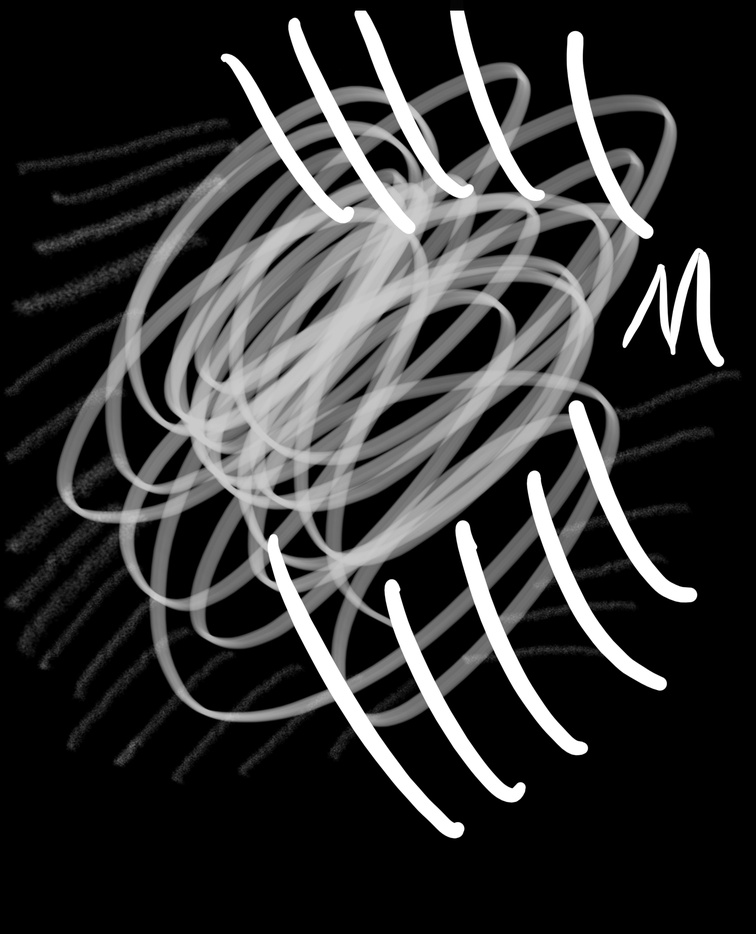
#> input picture opencv/Photos/4.jpeg, 756 x 934 px, shrunk from 1640 x 2026 before the run
$ python 4_Morphology.py
#> lines starting #> are read from the running program, lines starting #| are printed output that depends on the picture
import cv2 as cv

img = cv.imread('Photos/4.jpeg')
#> img is the input picture: shape (934, 756, 3); min 0, max 255, mean 50.6
cv.imshow('normal',img)

# 膨胀
dilated = cv.dilate(img,(3,3),iterations=3)
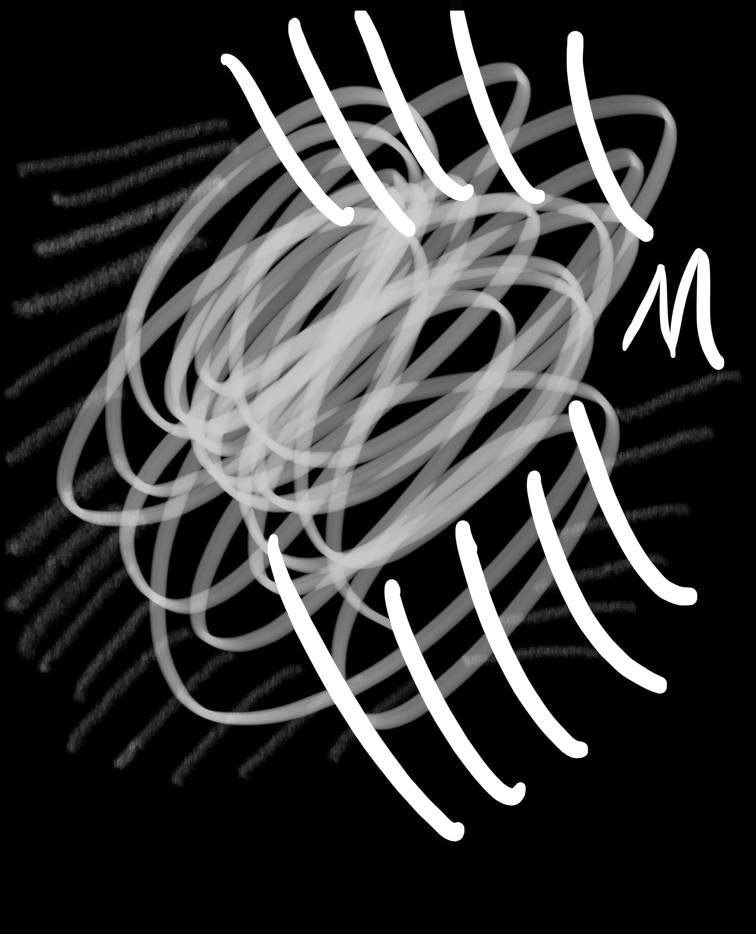
#> dilated: shape (934, 756, 3); min 0, max 255, mean 55.6
# cv.imshow('dilate',dilated)

# 侵蚀,让信息变少,interations表示重复执行的次数
eroded = cv.erode(img,(3,3),iterations=3)
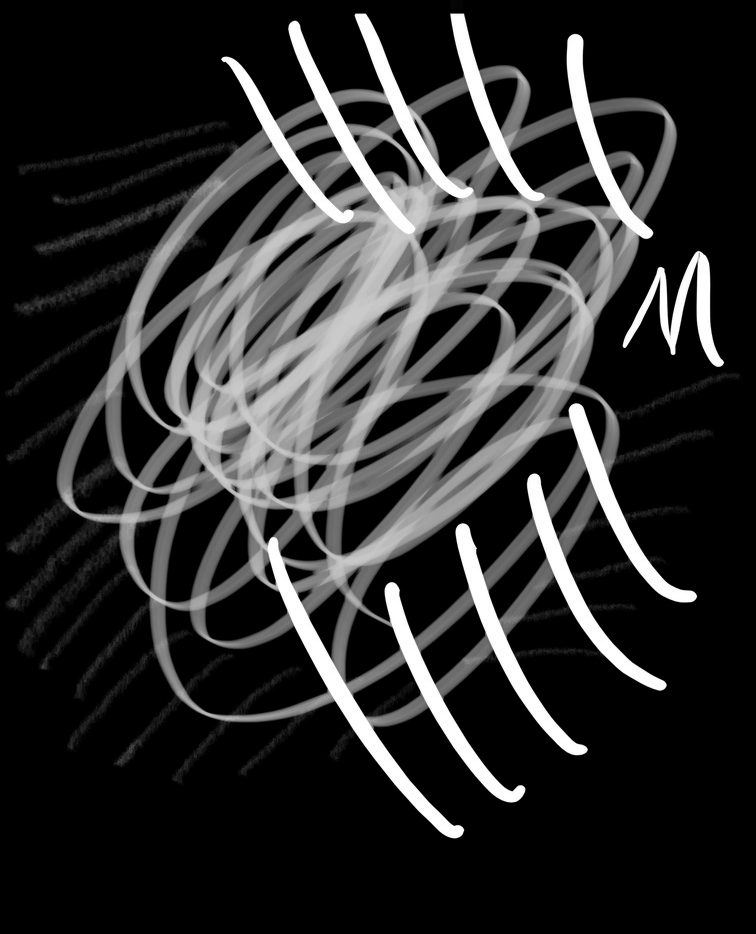
#> eroded: shape (934, 756, 3); min 0, max 255, mean 45.7
# cv.imshow('eroded',eroded)

# 开运算：先腐蚀再膨胀，用于去除微小噪点
opening = cv.morphologyEx(img,cv.MORPH_OPEN,(5,5))
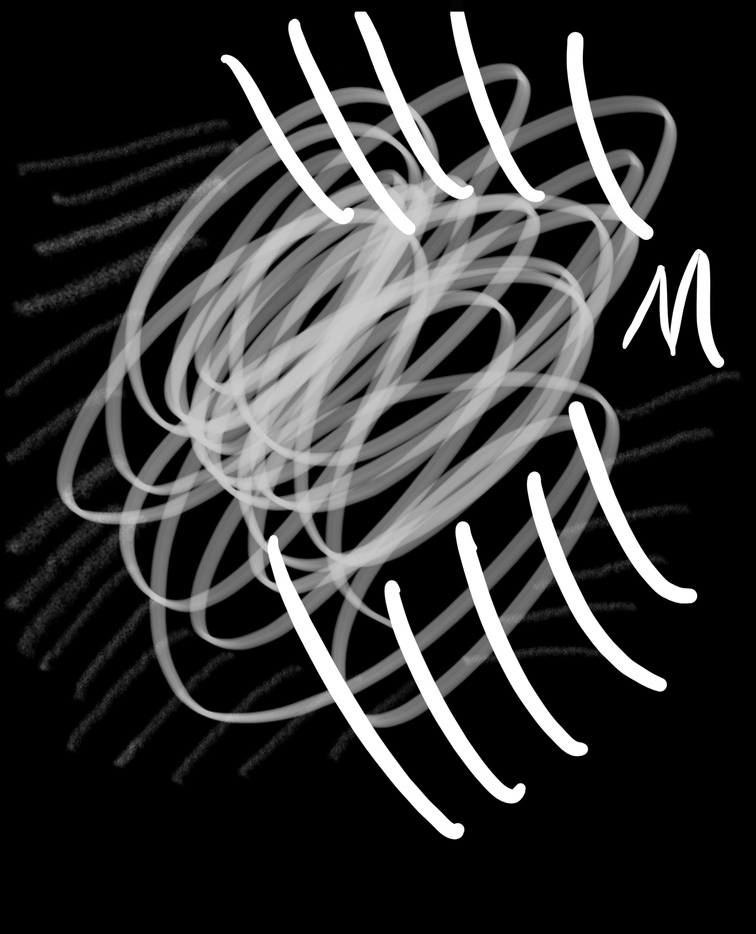
#> opening: shape (934, 756, 3); min 0, max 255, mean 50.5
# cv.imshow('opening',opening)

# 闭运算
closing = cv.morphologyEx (img,cv.MORPH_CLOSE,(5,5))
# cv.imshow('closing',closing)

# 梯度运算,可以得到边界信息
gradient = cv.morphologyEx(img,cv.MORPH_GRADIENT,(3,3))
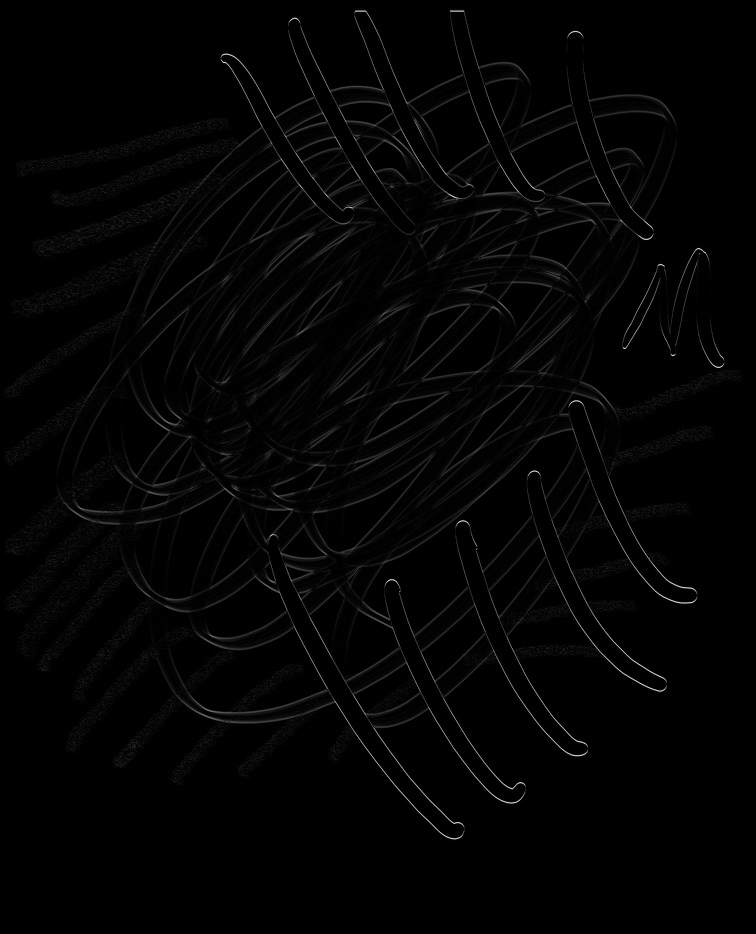
#> gradient: shape (934, 756, 3); min 0, max 215, mean 3.6
# cv.imshow('gradient',gradient)

# 礼帽,原图-开运算结果，保留噪点信息
tophat = cv.morphologyEx(img,cv.MORPH_TOPHAT,(3,3))
cv.imshow('tophat',tophat)

# 黑帽,闭运算-原图,保留轮廓
blackhat = cv.morphologyEx(img,cv.MORPH_BLACKHAT,(3,3))
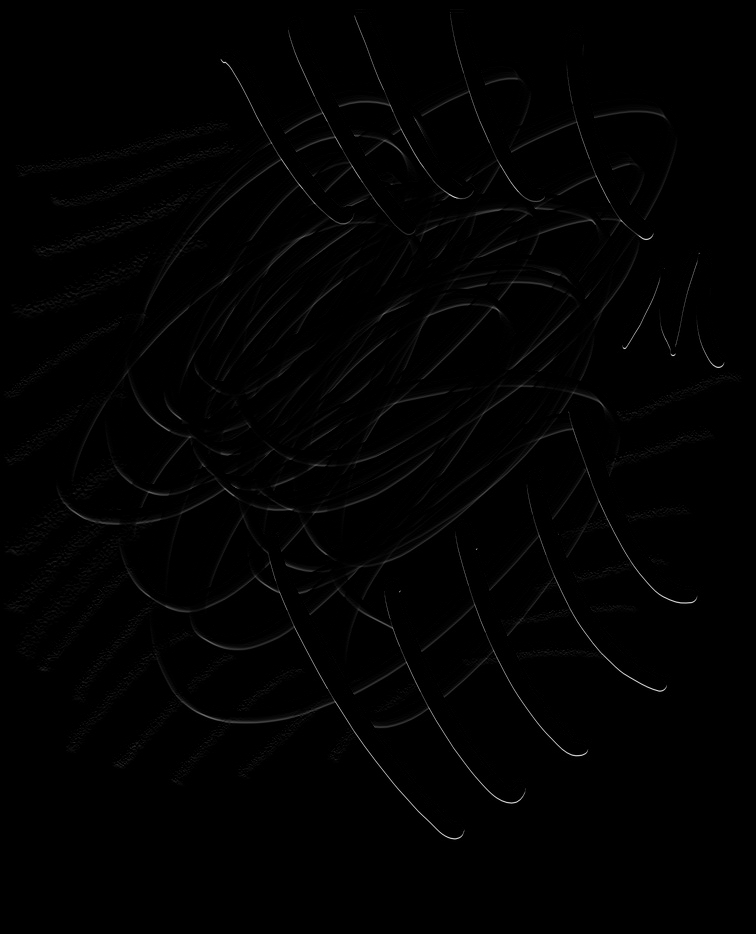
#> blackhat: shape (934, 756, 3); min 0, max 215, mean 1.8
cv.imshow('blackhat',blackhat)


cv.waitKey(0)
cv.destroyAllWindows()

$ run again, with opencv/Photos/2.jpeg copied over opencv/Photos/4.jpeg
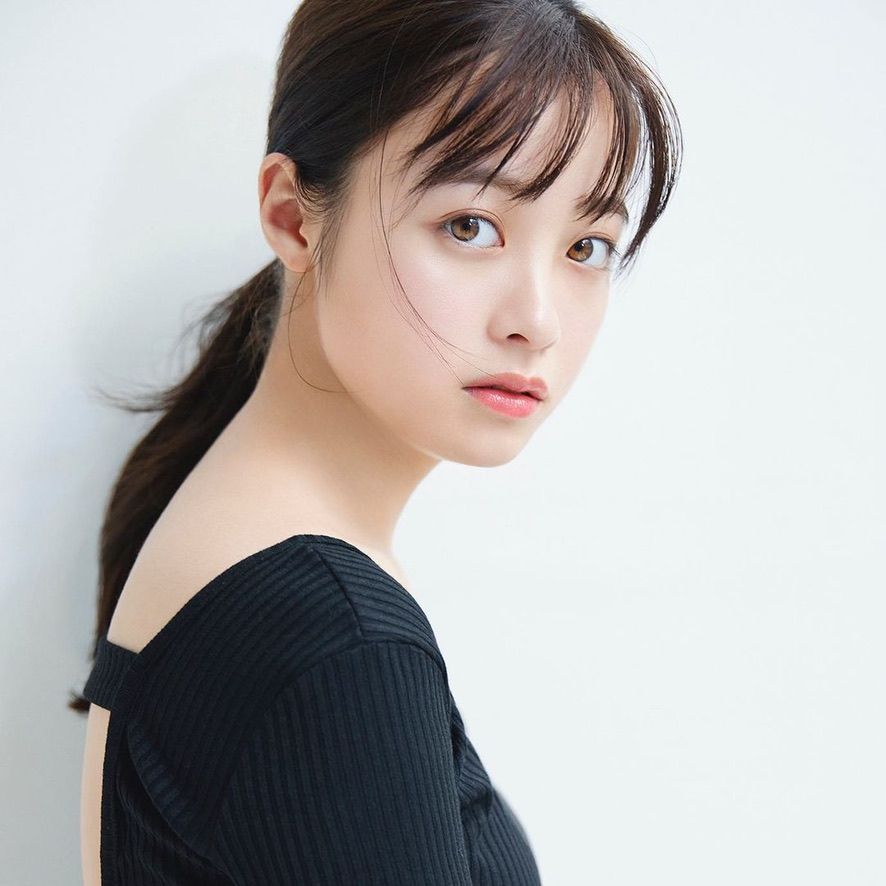
#> input picture opencv/Photos/2.jpeg, 886 x 886 px
#> img is the input picture: shape (886, 886, 3); mean B, G, R 175.9, 177.1, 179.4
#> `dilated = cv.dilate(img,(3,3),iterations=3)`:
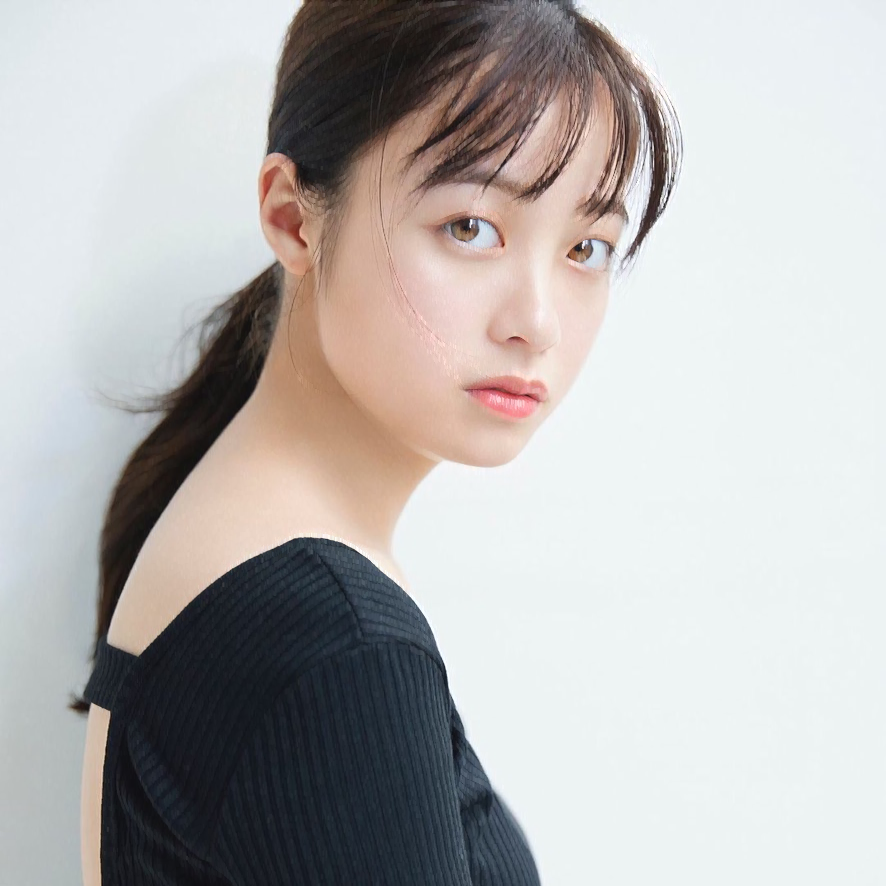
#> dilated: shape (886, 886, 3); mean B, G, R 178.8, 180, 182.3
#> `gradient = cv.morphologyEx(img,cv.MORPH_GRADIENT,(3,3))`:
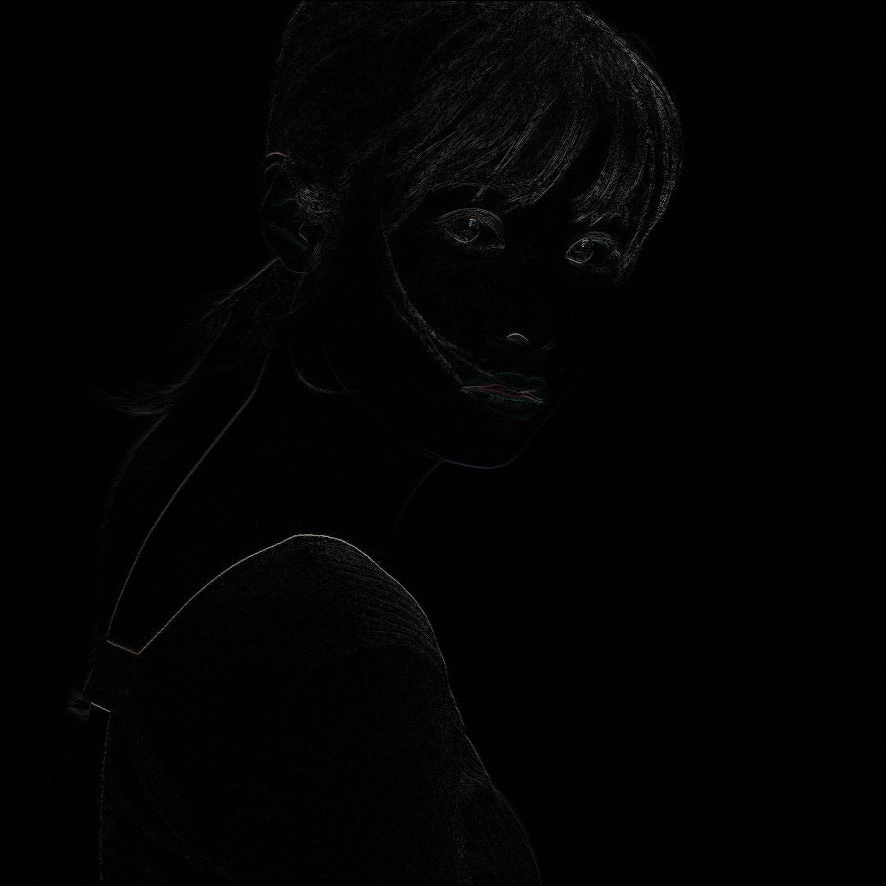
#> gradient: shape (886, 886, 3); mean B, G, R 2.4, 2.3, 2.3

$ run again, with opencv/Photos/ball.jpeg copied over opencv/Photos/4.jpeg
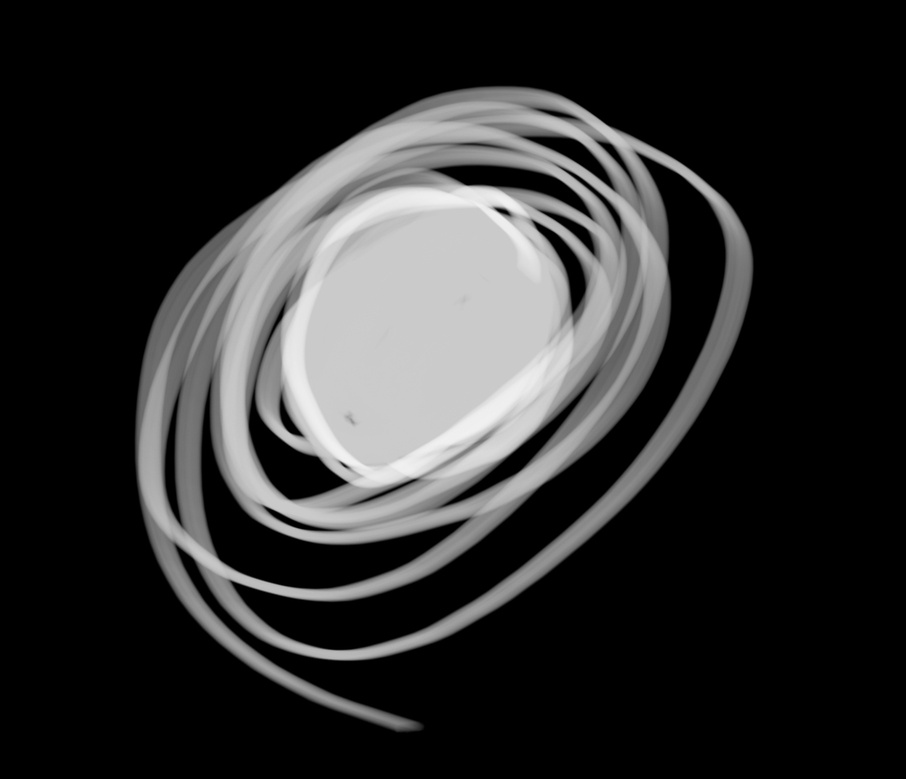
#> input picture opencv/Photos/ball.jpeg, 906 x 779 px, shrunk from 1251 x 1075 before the run
#> img is the input picture: shape (779, 906, 3); min 0, max 243, mean 46
#> `eroded = cv.erode(img,(3,3),iterations=3)`:
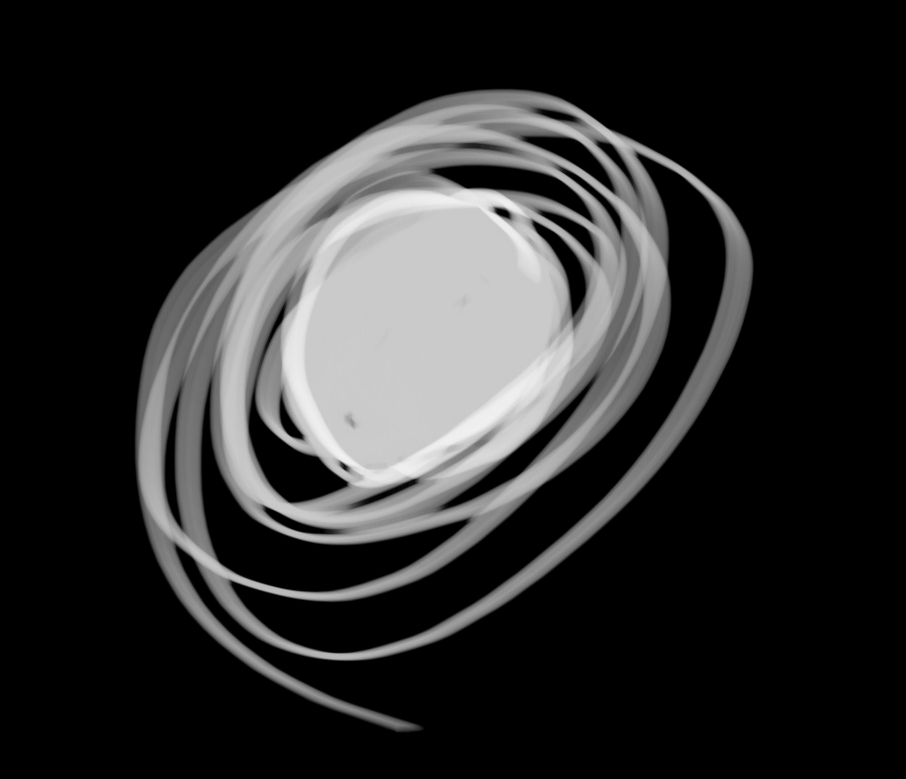
#> eroded: shape (779, 906, 3); min 0, max 241, mean 43.6
#> `gradient = cv.morphologyEx(img,cv.MORPH_GRADIENT,(3,3))`:
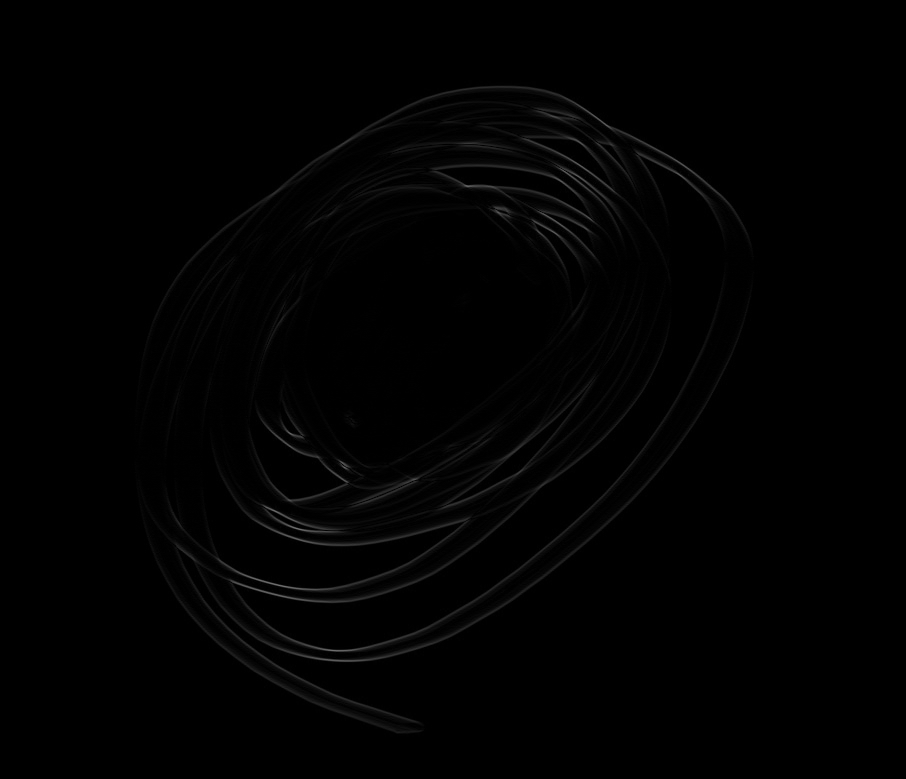
#> gradient: shape (779, 906, 3); min 0, max 118, mean 1.6
